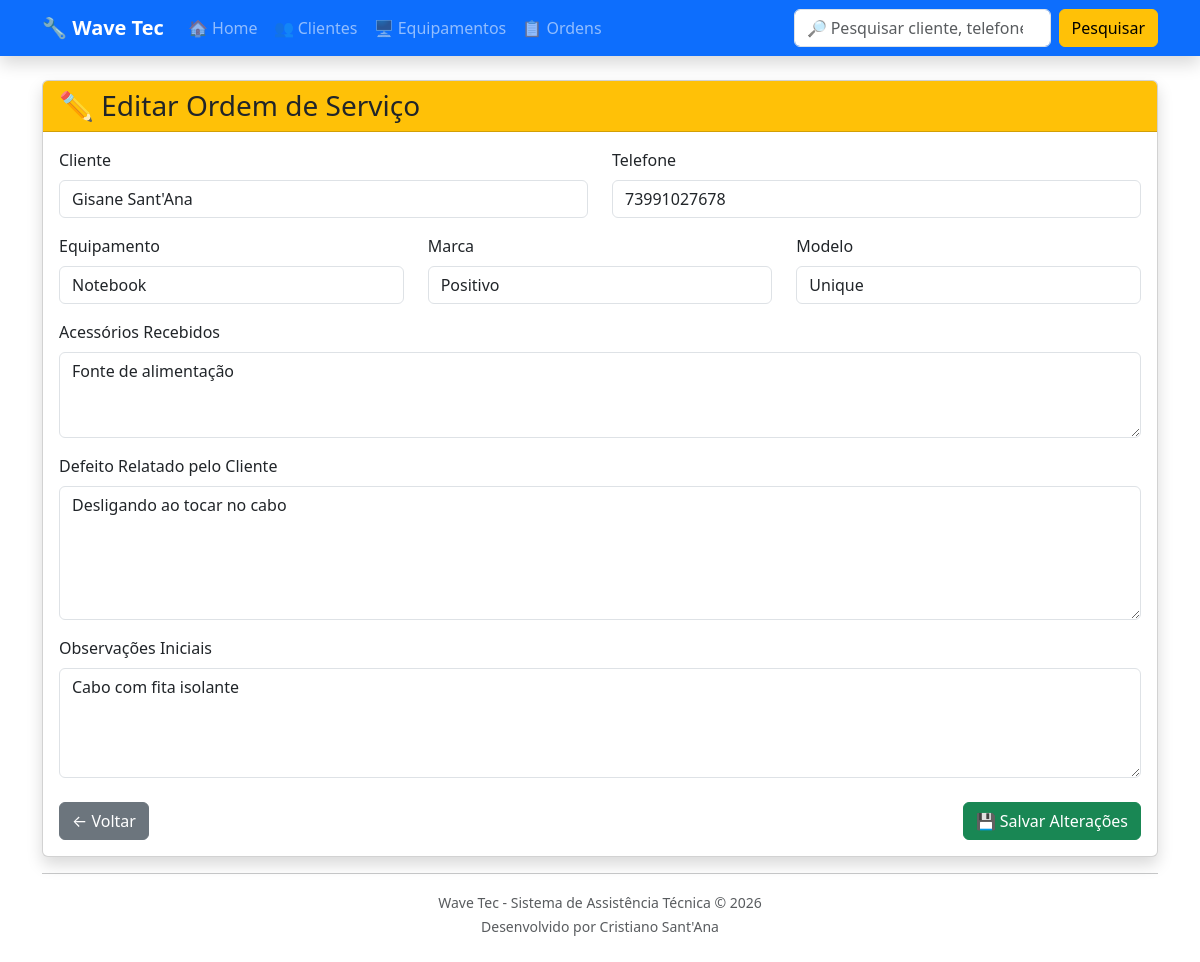
The page /ordens/editar/2/ on the database as committed earlier.
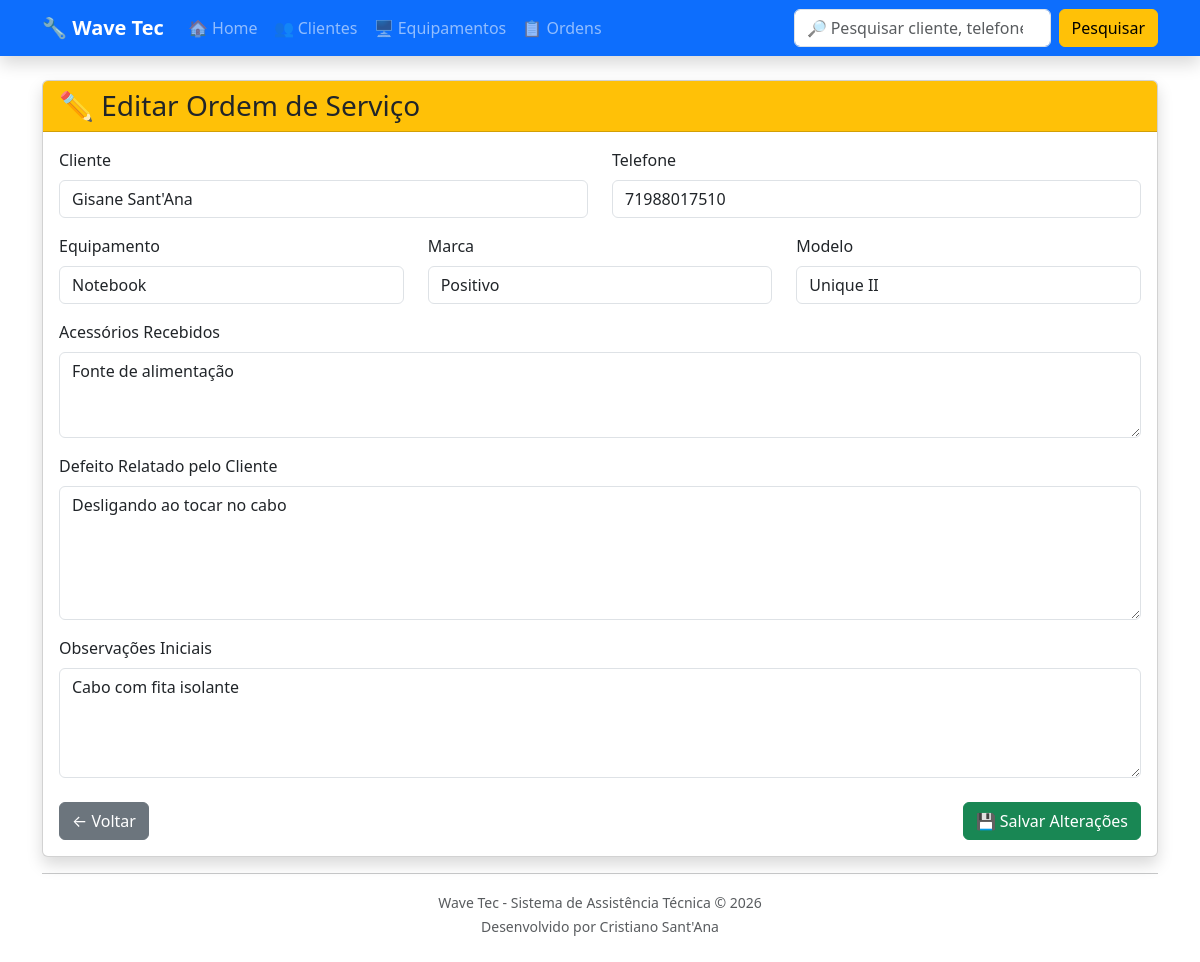
The same page on the database as committed later.
### clientes/models.py (models this page shows, shortened)
class Cliente(models.Model):
    nome = models.CharField(max_length=100)
    telefone = models.CharField(max_length=20)
    endereco = models.CharField(max_length=200)

### equipamentos/models.py (models this page shows, shortened)
class Equipamento(models.Model):
    TIPOS = [
        ("TV", "Televisão"),
        ("NOTE", "Notebook"),
        ("PC", "Computador"),
        ("CEL", "Celular"),
        ("SOM", "Som"),
        ("MICRO", "Micro-ondas"),
        ("OUTRO", "Outro"),
    ]
    cliente = models.ForeignKey(
        Cliente,
        on_delete=models.CASCADE
    )
    tipo = models.CharField(
        max_length=20,
        choices=TIPOS
    )
    marca = models.CharField(
        max_length=50
    )
    modelo = models.CharField(
        max_length=50
    )
    numero_serie = models.CharField(
        max_length=100,
        blank=True
    )
    acessorios = models.TextField(
        blank=True
    )
    garantia = models.BooleanField(
        default=False
    )
    data_entrada = models.DateField(
        auto_now_add=True
    )
    status = models.CharField(
        max_length=30,
        default="Em análise"
    )

### ordens/views.py (the view)
def editar_ordem(request, ordem_id):
    ordem = get_object_or_404(
        OrdemServico,
        id=ordem_id
    )
    if request.method == "POST":
        ordem.defeito = request.POST["defeito"]
        ordem.acessorios = request.POST["acessorios"]
        ordem.observacoes = request.POST["observacoes"]
        ordem.save()
        return redirect("lista_ordens")
    return render(
        request,
        "ordens/editar_ordem.html",
        {
            "ordem": ordem,
            "cliente": ordem.cliente,
            "equipamento": ordem.equipamento_cadastrado,
        }
    )

### ordens/models.py (called while the page is built)
    @property
    def cliente(self):
        return self.equipamento_cadastrado.cliente

### ordens/templates/ordens/editar_ordem.html (shortened to what this page needs)
{% extends "base.html" %}
{% block content %}
<div class="card shadow">
    <div class="card-header bg-warning text-dark">
        <h3 class="mb-0">
            ✏️ Editar Ordem de Serviço
        </h3>
    </div>
    <div class="card-body">
        <form method="POST">
            <div class="row">
                <div class="col-md-6 mb-3">
                    <label class="form-label">
                        Cliente
                    </label>
                    <input
                        type="text"
                        class="form-control"
                        value="{{ cliente.nome }}"
                        readonly>
                </div>
                <div class="col-md-6 mb-3">
                    <label class="form-label">
                        Telefone
                    </label>
                    <input
                        type="text"
                        class="form-control"
                        value="{{ cliente.telefone }}"
                        readonly>
                </div>
            </div>
            <div class="row">
                <div class="col-md-4 mb-3">
                    <label class="form-label">
                        Equipamento
                    </label>
                    <input
                        type="text"
                        class="form-control"
                        value="{{ equipamento.get_tipo_display }}"
                        readonly>
                </div>
                <div class="col-md-4 mb-3">
                    <label class="form-label">
                        Marca
                    </label>
                    <input
                        type="text"
                        class="form-control"
                        value="{{ equipamento.marca }}"
                        readonly>
                </div>
                <div class="col-md-4 mb-3">
                    <label class="form-label">
                        Modelo
                    </label>
                    <input
                        type="text"
                        class="form-control"
                        value="{{ equipamento.modelo }}"
                        readonly>
                </div>
            </div>
            <div class="mb-3">
                <label class="form-label">
                    Acessórios Recebidos
                </label>
                <textarea
                    name="acessorios"
                    class="form-control"
                    rows="3">{{ ordem.acessorios }}</textarea>
            </div>
            <div class="mb-3">
                <label class="form-label">
                    Defeito Relatado pelo Cliente
                </label>
                <textarea
                    name="defeito"
                    class="form-control"
                    rows="5"
                    required>{{ ordem.defeito }}</textarea>
            </div>
            <div class="mb-4">
                <label class="form-label">
                    Observações Iniciais
                </label>
                <textarea
                    name="observacoes"
                    class="form-control"
                    rows="4">{{ ordem.observacoes }}</textarea>
            </div>
            <div class="d-flex justify-content-between">
                <a
                    href="{% url 'lista_ordens' %}"
                    class="btn btn-secondary">
                    ← Voltar
                </a>
                <button
                    type="submit"
                    class="btn btn-success">
                    💾 Salvar Alterações
                </button>
            </div>
        </form>
    </div>
</div>
{% endblock %}

Rows that differ between the two databases and show on the page:
changed Cliente "Gisane Sant'Ana": telefone "73991027678" → "71988017510"
changed Equipamento "Notebook": modelo "Unique" → "Unique II"
